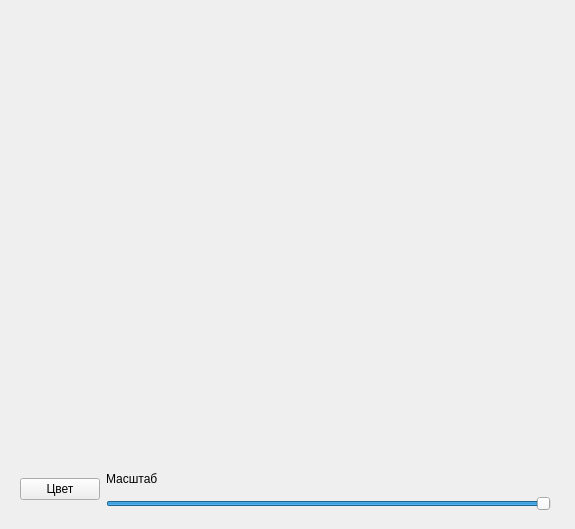
<?xml version="1.0" encoding="UTF-8"?>
<ui version="4.0">
 <class>Form</class>
 <widget class="QWidget" name="Form">
  <property name="geometry">
   <rect>
    <x>0</x>
    <y>0</y>
    <width>575</width>
    <height>529</height>
   </rect>
  </property>
  <property name="windowTitle">
   <string>Form</string>
  </property>
  <widget class="QWidget" name="">
   <property name="geometry">
    <rect>
     <x>20</x>
     <y>20</y>
     <width>531</width>
     <height>491</height>
    </rect>
   </property>
   <layout class="QVBoxLayout" name="verticalLayout_2" stretch="10,1">
    <item>
     <widget class="QLabel" name="label">
      <property name="text">
       <string/>
      </property>
      <property name="alignment">
       <set>Qt::AlignCenter</set>
      </property>
     </widget>
    </item>
    <item>
     <layout class="QHBoxLayout" name="horizontalLayout">
      <item>
       <widget class="QPushButton" name="color_change">
        <property name="text">
         <string>Цвет</string>
        </property>
       </widget>
      </item>
      <item>
       <layout class="QVBoxLayout" name="verticalLayout">
        <item>
         <widget class="QLabel" name="label_2">
          <property name="text">
           <string>Масштаб</string>
          </property>
         </widget>
        </item>
        <item>
         <widget class="QSlider" name="size_slider">
          <property name="value">
           <number>99</number>
          </property>
          <property name="orientation">
           <enum>Qt::Horizontal</enum>
          </property>
         </widget>
        </item>
       </layout>
      </item>
     </layout>
    </item>
   </layout>
  </widget>
 </widget>
 <resources/>
 <connections/>
</ui>
